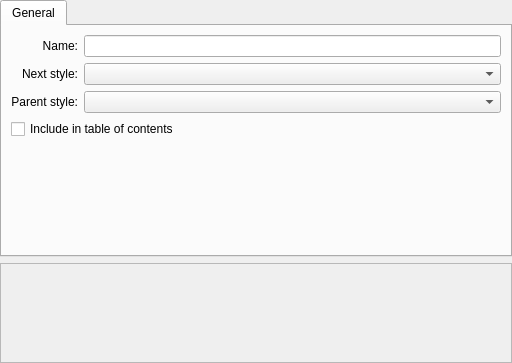
<?xml version="1.0" encoding="UTF-8"?>
<ui version="4.0">
 <class>CharacterGeneral</class>
 <widget class="QWidget" name="CharacterGeneral">
  <property name="geometry">
   <rect>
    <x>0</x>
    <y>0</y>
    <width>512</width>
    <height>363</height>
   </rect>
  </property>
  <layout class="QVBoxLayout" name="verticalLayout">
   <property name="margin">
    <number>0</number>
   </property>
   <item>
    <widget class="QTabWidget" name="tabs">
     <property name="sizePolicy">
      <sizepolicy hsizetype="Expanding" vsizetype="Expanding">
       <horstretch>99</horstretch>
       <verstretch>0</verstretch>
      </sizepolicy>
     </property>
     <widget class="QWidget" name="generalTab">
      <attribute name="title">
       <string>General</string>
      </attribute>
      <layout class="QGridLayout">
       <item row="0" column="0" colspan="2">
        <widget class="QLabel" name="label">
         <property name="text">
          <string comment="Name of the style">Name:</string>
         </property>
         <property name="alignment">
          <set>Qt::AlignRight|Qt::AlignTrailing|Qt::AlignVCenter</set>
         </property>
        </widget>
       </item>
       <item row="0" column="2">
        <widget class="QLineEdit" name="name"/>
       </item>
       <item row="1" column="0" colspan="2">
        <widget class="QLabel" name="label_2">
         <property name="text">
          <string>Next style:</string>
         </property>
         <property name="alignment">
          <set>Qt::AlignRight|Qt::AlignTrailing|Qt::AlignVCenter</set>
         </property>
         <property name="buddy">
          <cstring>nextStyle</cstring>
         </property>
        </widget>
       </item>
       <item row="1" column="2">
        <widget class="StylesCombo" name="nextStyle"/>
       </item>
       <item row="2" column="0" colspan="2">
        <widget class="QLabel" name="label_3">
         <property name="text">
          <string>Parent style:</string>
         </property>
         <property name="alignment">
          <set>Qt::AlignRight|Qt::AlignTrailing|Qt::AlignVCenter</set>
         </property>
         <property name="buddy">
          <cstring>inheritStyle</cstring>
         </property>
        </widget>
       </item>
       <item row="2" column="2">
        <widget class="StylesCombo" name="inheritStyle"/>
       </item>
       <item row="3" column="0" colspan="3">
        <widget class="QCheckBox" name="inToc">
         <property name="text">
          <string>Include in table of contents</string>
         </property>
        </widget>
       </item>
       <item row="4" column="0">
        <spacer name="verticalSpacer">
         <property name="orientation">
          <enum>Qt::Vertical</enum>
         </property>
         <property name="sizeHint" stdset="0">
          <size>
           <width>20</width>
           <height>40</height>
          </size>
         </property>
        </spacer>
       </item>
      </layout>
     </widget>
    </widget>
   </item>
   <item>
    <widget class="FormattingPreview" name="preview">
     <property name="minimumSize">
      <size>
       <width>500</width>
       <height>100</height>
      </size>
     </property>
     <property name="frameShape">
      <enum>QFrame::StyledPanel</enum>
     </property>
     <property name="frameShadow">
      <enum>QFrame::Raised</enum>
     </property>
    </widget>
   </item>
  </layout>
 </widget>
 <customwidgets>
  <customwidget>
   <class>FormattingPreview</class>
   <extends>QFrame</extends>
   <header>dialogs/FormattingPreview.h</header>
   <container>1</container>
  </customwidget>
  <customwidget>
   <class>StylesCombo</class>
   <extends>QComboBox</extends>
   <header>dialogs/StylesCombo.h</header>
   <container>1</container>
  </customwidget>
 </customwidgets>
 <resources/>
 <connections/>
</ui>
